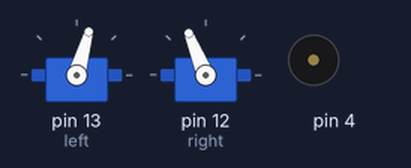
This sketch was run on a simulated Arduino Uno, built with avr-gcc and run on an emulated ATmega328P. Parts: 2 × servo, buzzer (waves = sounding).

Above: at 2.0 s.
At 16.9 s:
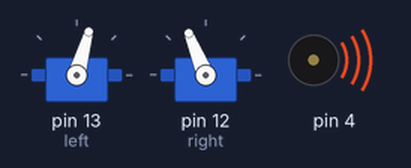
At 22.7 s:
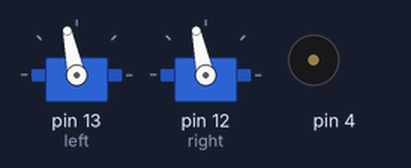
At 28.5 s:
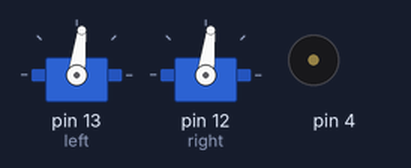
Timing chart, 0 to 32.1 s (numbered marks = the images above):
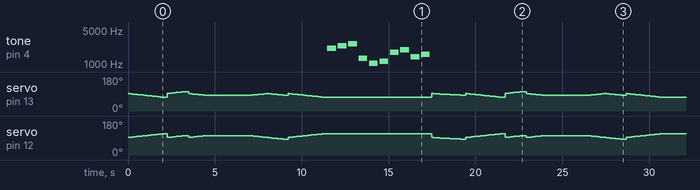

The sketch:

ZMovement.ino
```cpp
#include <Servo.h>
Servo left;
Servo right;
int bass[] = {2093,2349,2637,1319,1047,1147,1760,1976, 1397,1568};

void setup() {
 moveForward();
  turnleft();

  moveDiagonal();

  turnright();
  moveForward();

  dropTheBass();
  rotate();

  moveForward();
  turnleft();

  moveDiagonal();
  turnright();
  moveForward();
}

void loop() {

}


void moveForward()
{
  left.attach(13);
  right.attach(12);
  for(int speed = 0; speed < 200; speed += 2)
  {
    left.writeMicroseconds(1500-speed);
    right.writeMicroseconds(1500+speed);
    delay(20);
  }
  delay(250);
  for(int speed = 200; speed < 0; speed -= 2)
  {
    left.writeMicroseconds(1500-speed);
    right.writeMicroseconds(1500+speed);
    delay(20);
  }
  left.detach();
  right.detach();
}

void moveDiagonal()
{
  left.attach(13);
  right.attach(12);
  for(int speed = 0; speed <= 100; speed += 2)
  {
    left.writeMicroseconds(1500-speed);
    right.writeMicroseconds(1500+speed);
    delay(20);
  }
  delay(2500);
  for(int speed = 100; speed >= 0; speed -= 2)
  {
    left.writeMicroseconds(1500-speed);
    right.writeMicroseconds(1500+speed);
    delay(20);
  }
  left.detach();
  right.detach();
}

void turnright()
{
  left.attach(13);
  right.attach(12);
  for(int speed = 0; speed <= 100; speed += 2)
  {
    left.writeMicroseconds(1500-speed);
    right.writeMicroseconds(1500-speed);
    delay(20);
  }
  delay(150);
}

void turnleft()
{
  left.attach(13);
  right.attach(12);
  for(int speed = 0; speed <= 100; speed += 2)
  {
    left.writeMicroseconds(1500+speed);
    right.writeMicroseconds(1500+speed);
    delay(20);
  }
  delay(200);
}


void dropTheBass()
{
  int elementCount = sizeof(bass) / sizeof(int);
  for (int index = 0; index < elementCount; index++)
  {
    tone(4, bass[index], 500);
    delay(600);
  }
}

void rotate()
{
  left.attach(13);
  right.attach(12);
  for(int speed = 0; speed <= 100; speed += 2)
  {
    left.writeMicroseconds(1500-speed);
    right.writeMicroseconds(1500-speed);
    delay(38);
  }
  delay(20);
}
```
